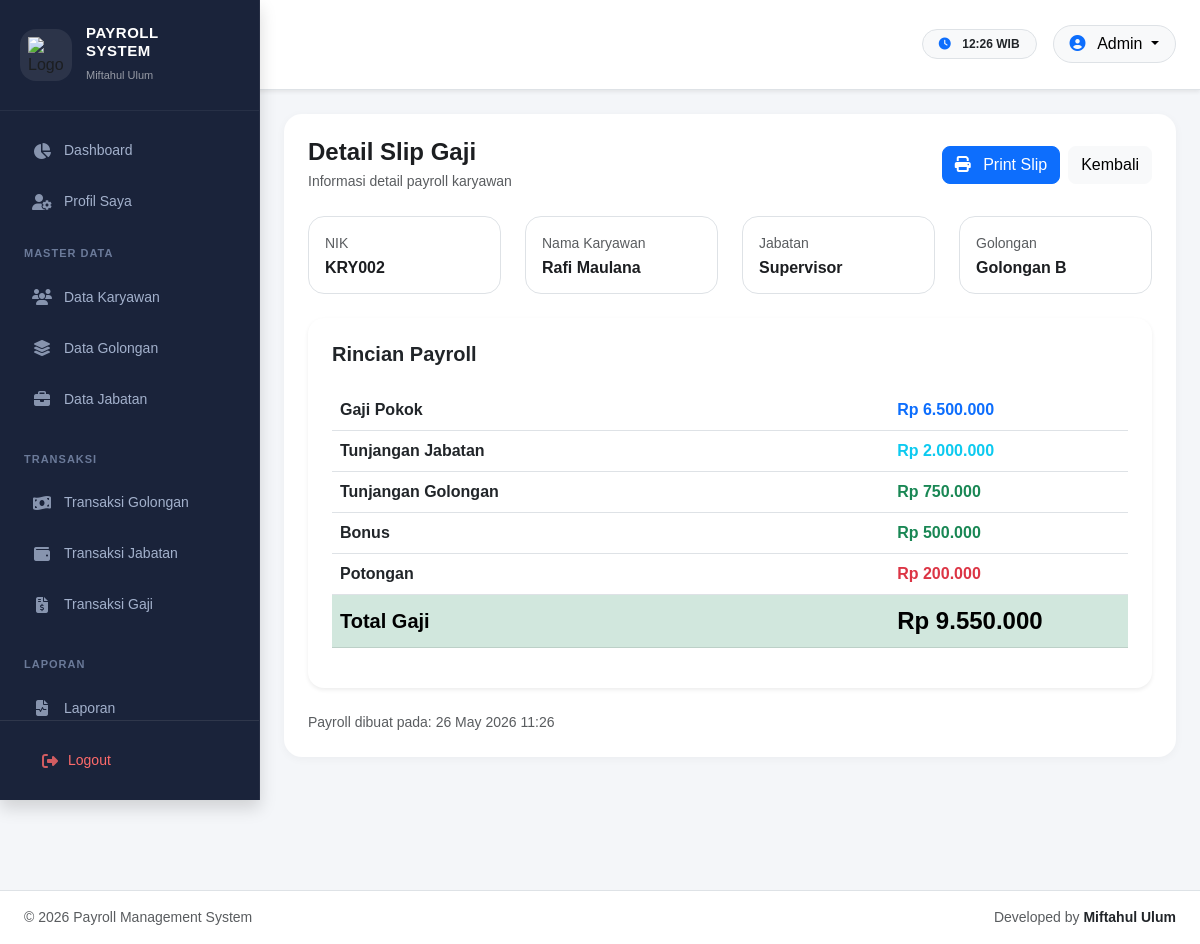
The app's page /index.php?page=detail_gaji&id=2 (signed in) with its own data.
### tables this page shows
CREATE TABLE transaksi_gaji (
id_gaji INT AUTO_INCREMENT PRIMARY KEY,

id_karyawan INT NOT NULL,

periode VARCHAR(20) NOT NULL,

gaji_pokok BIGINT NOT NULL DEFAULT 0,
tunjangan_jabatan BIGINT NOT NULL DEFAULT 0,
tunjangan_golongan BIGINT NOT NULL DEFAULT 0,

bonus BIGINT NOT NULL DEFAULT 0,
potongan BIGINT NOT NULL DEFAULT 0,

total_gaji BIGINT NOT NULL DEFAULT 0,

tanggal_gaji DATETIME NOT NULL,

created_at TIMESTAMP DEFAULT CURRENT_TIMESTAMP,

CONSTRAINT fk_gaji_karyawan
FOREIGN KEY (id_karyawan)
REFERENCES karyawan(id_karyawan)
ON DELETE CASCADE
);

CREATE TABLE karyawan (
id_karyawan INT AUTO_INCREMENT PRIMARY KEY,
nik VARCHAR(50) NOT NULL UNIQUE,
nama_karyawan VARCHAR(150) NOT NULL,
email VARCHAR(150) NULL,
no_hp VARCHAR(20) NULL,
alamat TEXT NULL,
jenis_kelamin ENUM('Laki-laki','Perempuan') NULL,
tanggal_masuk DATE NULL,
foto VARCHAR(255) NULL,
created_at TIMESTAMP DEFAULT CURRENT_TIMESTAMP
);

CREATE TABLE jabatan (
id_jabatan INT AUTO_INCREMENT PRIMARY KEY,
nama_jabatan VARCHAR(100) NOT NULL,
gaji_pokok BIGINT NOT NULL DEFAULT 0,
tunjangan_jabatan BIGINT NOT NULL DEFAULT 0,
created_at TIMESTAMP DEFAULT CURRENT_TIMESTAMP
);

CREATE TABLE golongan (
id_golongan INT AUTO_INCREMENT PRIMARY KEY,
nama_golongan VARCHAR(100) NOT NULL,
tunjangan_golongan BIGINT NOT NULL DEFAULT 0,
created_at TIMESTAMP DEFAULT CURRENT_TIMESTAMP
);

### pages/transaksi/gaji/detail.php (the view, shortened to what this page needs)
<?php
$idGaji = intval($_GET['id'] ?? 0);
$query = mysqli_query(
    $koneksi,
    "SELECT
        tg.*,
        k.nik,
        k.nama_karyawan,
        j.nama_jabatan,
        g.nama_golongan
     FROM transaksi_gaji tg
     INNER JOIN karyawan k
        ON tg.id_karyawan =
           k.id_karyawan
     INNER JOIN transaksi_jabatan tj
        ON k.id_karyawan =
           tj.id_karyawan
     INNER JOIN jabatan j
        ON tj.id_jabatan =
           j.id_jabatan
     INNER JOIN transaksi_golongan trg
        ON k.id_karyawan =
           trg.id_karyawan
     INNER JOIN golongan g
        ON trg.id_golongan =
           g.id_golongan
     WHERE
        tg.id_gaji='$idGaji'
     LIMIT 1",
);
$data = mysqli_fetch_assoc($query);
?>
<div class="card-dashboard p-4">
    <div class="d-flex justify-content-between align-items-center flex-wrap gap-3 mb-4">
        <div>
            <h4 class="fw-bold mb-1">
                Detail Slip Gaji
            </h4>
            <p class="text-muted small mb-0">
                Informasi detail payroll karyawan
            </p>
        </div>
        <div class="d-flex gap-2">
            <a href="pages/slip_gaji_print.php?id=<?= $data['id_gaji'] ?>" target="_blank"
                class="btn btn-primary rounded-3">
                <i class="fa-solid fa-print me-2"></i>
                Print Slip
            </a>
            <a href="index.php?page=transaksi_gaji" class="btn btn-light rounded-3">
                Kembali
            </a>
        </div>
    </div>
    <div class="row g-4 mb-4">
        <div class="col-md-3">
            <div class="border rounded-4 p-3 h-100">
                <small class="text-muted d-block mb-1">
                    NIK
                </small>
                <h6 class="fw-bold mb-0">
                    <?= $data['nik'] ?>
                </h6>
            </div>
        </div>
        <div class="col-md-3">
            <div class="border rounded-4 p-3 h-100">
                <small class="text-muted d-block mb-1">
                    Nama Karyawan
                </small>
                <h6 class="fw-bold mb-0">
                    <?= $data['nama_karyawan'] ?>
                </h6>
            </div>
        </div>
        <div class="col-md-3">
            <div class="border rounded-4 p-3 h-100">
                <small class="text-muted d-block mb-1">
                    Jabatan
                </small>
                <h6 class="fw-bold mb-0">
                    <?= $data['nama_jabatan'] ?>
                </h6>
            </div>
        </div>
        <div class="col-md-3">
            <div class="border rounded-4 p-3 h-100">
                <small class="text-muted d-block mb-1">
                    Golongan
                </small>
                <h6 class="fw-bold mb-0">
                    <?= $data['nama_golongan'] ?>
                </h6>
            </div>
        </div>
    </div>
    <div class="card border-0 shadow-sm rounded-4">
        <div class="card-body p-4">
            <h5 class="fw-bold mb-4">
                Rincian Payroll
            </h5>
            <div class="table-responsive">
                <table class="table align-middle">
                    <tbody>
                        <tr>
                            <th width="70%">
                                Gaji Pokok
                            </th>
                            <td class="fw-bold text-primary">
                                Rp
                                <?= number_format($data['gaji_pokok'], 0, ',', '.') ?>
                            </td>
                        </tr>
                        <tr>
                            <th>
                                Tunjangan Jabatan
                            </th>
                            <td class="fw-bold text-info">
                                Rp
                                <?= number_format($data['tunjangan_jabatan'], 0, ',', '.') ?>
                            </td>
                        </tr>
                        <tr>
                            <th>
                                Tunjangan Golongan
                            </th>
                            <td class="fw-bold text-success">
                                Rp
                                <?= number_format($data['tunjangan_golongan'], 0, ',', '.') ?>
                            </td>
                        </tr>
                        <tr>
                            <th>
                                Bonus
                            </th>
                            <td class="fw-bold text-success">
                                Rp
                                <?= number_format($data['bonus'], 0, ',', '.') ?>
                            </td>
                        </tr>
                        <tr>
                            <th>
                                Potongan
                            </th>
                            <td class="fw-bold text-danger">
                                Rp
                                <?= number_format($data['potongan'], 0, ',', '.') ?>
                            </td>
                        </tr>
                        <tr class="table-success">
                            <th class="fs-5">
                                Total Gaji
                            </th>
                            <td class="fw-bold fs-4">
                                Rp
                                <?= number_format($data['total_gaji'], 0, ',', '.') ?>
                            </td>
                        </tr>
                    </tbody>
                </table>
            </div>
        </div>
    </div>
    <div class="mt-4 text-muted small">
        Payroll dibuat pada:
        <?= date('d F Y H:i', strtotime($data['tanggal_gaji'])) ?>
    </div>
</div>

### assets/css/style.css (style rules this page uses)
:root { --primary: #3e7ccb; --primary-hover: #3469ad; --bg-light: #f5f7fb; }
body { background-color: var(--bg-light); color: #1c1e21; overflow-x: hidden; font-family: "Plus Jakarta Sans", sans-serif; }
* { scrollbar-width: thin; scrollbar-color: #ccc #f1f1f1; }
body { background: #f4f6f9; }
.card-dashboard { background: white; border-radius: 24px; box-shadow: 0 2px 10px rgba(0, 0, 0, 0.04); }

### assets/css/dashboard.css (style rules this page uses)
.card-dashboard { border: none; border-radius: 18px; overflow: hidden; transition: transform 0.25s ease, box-shadow 0.25s ease; background: #fff; }

### records on screen
transaksi_gaji: id_karyawan.nik "KRY002", id_karyawan.nama_karyawan "Rafi Maulana", jabatan.nama_jabatan "Supervisor", golongan.nama_golongan "Golongan B", gaji_pokok "6.500.000", tunjangan_jabatan "2.000.000", tunjangan_golongan "750.000", bonus "500.000", potongan "200.000", total_gaji "9.550.000", tanggal_gaji "26 May 2026 11:26"

### other values on screen
$_SESSION['role'] "Admin"
